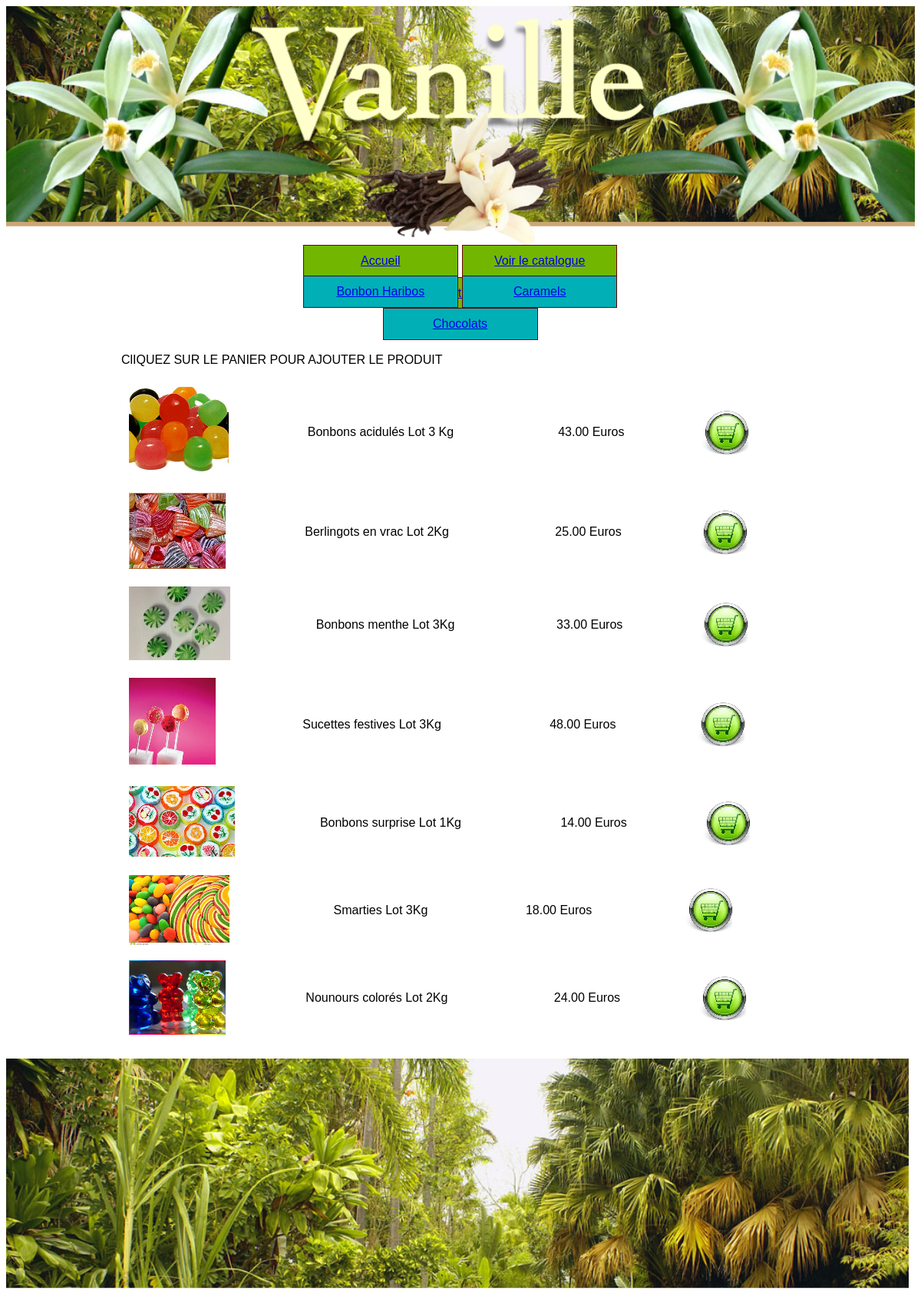
The page /index.php?uc=voirProduits&categorie=bon&action=voirProduits on the database its author committed.
### tables this page shows
CREATE TABLE IF NOT EXISTS `categorie` (
  `CAT_id` char(3) NOT NULL,
  `libelle` char(32) DEFAULT NULL,
  PRIMARY KEY (`CAT_id`)
);

CREATE TABLE IF NOT EXISTS `produit` (
  `PDT_id` char(5) NOT NULL,
  `description` char(50) DEFAULT NULL,
  `prix` decimal(10,2) DEFAULT NULL,
  `image` char(32) DEFAULT NULL,
  `idCategorie` char(3) NOT NULL,
  PRIMARY KEY (`PDT_id`),
  KEY `I_FK_Produit_CATEGORIE` (`idCategorie`)
);

### util/class.pdoVanille.inc.php (called while the page is built, shortened)
<?php
class PdoVanille
{
	private static $monPdo;
	private static $monPdoVanille = null;
	private function __construct()
	{
		PdoVanille::$monPdo = new PDO('mysql:host=localhost;dbname=vanille', 'root', '');
		PdoVanille::$monPdo->query("SET CHARACTER SET utf8");
	}
	public  static function getPdoVanille()
	{
		if (PdoVanille::$monPdoVanille == null) {
			PdoVanille::$monPdoVanille = new PdoVanille();
		}
		return PdoVanille::$monPdoVanille;
	}
	public function getLesCategories()
	{
		$req = "select * from categorie";
		$res = PdoVanille::$monPdo->query($req);
		$lesLignes = $res->fetchAll();
		return $lesLignes;
	}
	public function getLesProduitsDeCategorie($idCategorie)
	{
		$req = "select * from produit where idCategorie = '$idCategorie'";
		$res = PdoVanille::$monPdo->query($req);
		$lesLignes = $res->fetchAll();
		return $lesLignes;
	}
}

### vues/v_produits.php (the view)
<div id="produits">
<?php
echo '    <p>ClIQUEZ SUR LE PANIER POUR AJOUTER LE PRODUIT</p> ';
foreach( $lesProduits as $unProduit)
{
	$id = $unProduit['PDT_id'];
	$description = $unProduit['description'];
	$prix=$unProduit['prix'];
	$image = $unProduit['image'];
  ?>
<table  cellpadding=10 width=100% cellspacing=0>
	<tr>
			<td><img src="<?=$image ?>" alt=image /></td>
			<td><?=$description ?></td>
			 <td><?=$prix." Euros" ?></td>
			 <td><a href=index.php?uc=voirProduits&categorie=<?=$categorie ?>&produit=<?=$id ?>&action=ajouterAuPanier>
			 <img src="images/AjoutPanier.png" TITLE="Ajouter au panier" </td></a>
	</tr>
<?php
}
?>
</table>
</div>

### vues/v_categories.php
<div id="categories">
<?php
foreach( $lesCategories as $uneCategorie)
{
	$idCategorie = $uneCategorie['CAT_id'];
	$libCategorie = $uneCategorie['libelle'];
  ?>
	<div>
		<a href=index.php?uc=voirProduits&categorie=<?=$idCategorie ?>&action=voirProduits><?=$libCategorie ?></a>
	</div>
<?php
}
?>
</div>

### util/cssGeneral.css (style rules this page uses)
html { font: normal 100%/1.2em "Trebuchet MS", Verdana, Helvetica, Arial, sans-serif; }
#categories { width: 50%; margin-left: 25%; text-align: center; }
#produits { padding: 0 150px; }
#categories div { height: 2.5em; line-height: 2.5em; list-style-type: none; list-style-image: none; display: inline-block; width: 33.33%; text-align: center; width: 200px; border: 1px solid #600; margin-right: 1px; color: #FFFF00; background: #00b0b6; }

### rows shown on the page
categorie: libelle "Bonbon Haribos"
categorie: libelle "Caramels"
categorie: libelle "Chocolats"
produit: image (picture), description "Bonbons acidulés Lot 3 Kg", prix "43.00"
produit: image (picture), description "Berlingots en vrac Lot 2Kg", prix "25.00"
produit: image (picture), description "Bonbons menthe Lot 3Kg", prix "33.00"
produit: image (picture), description "Sucettes festives Lot 3Kg", prix "48.00"
produit: image (picture), description "Bonbons surprise Lot 1Kg", prix "14.00"
produit: image (picture), description "Smarties Lot 3Kg", prix "18.00"
produit: image (picture), description "Nounours colorés Lot 2Kg", prix "24.00"
